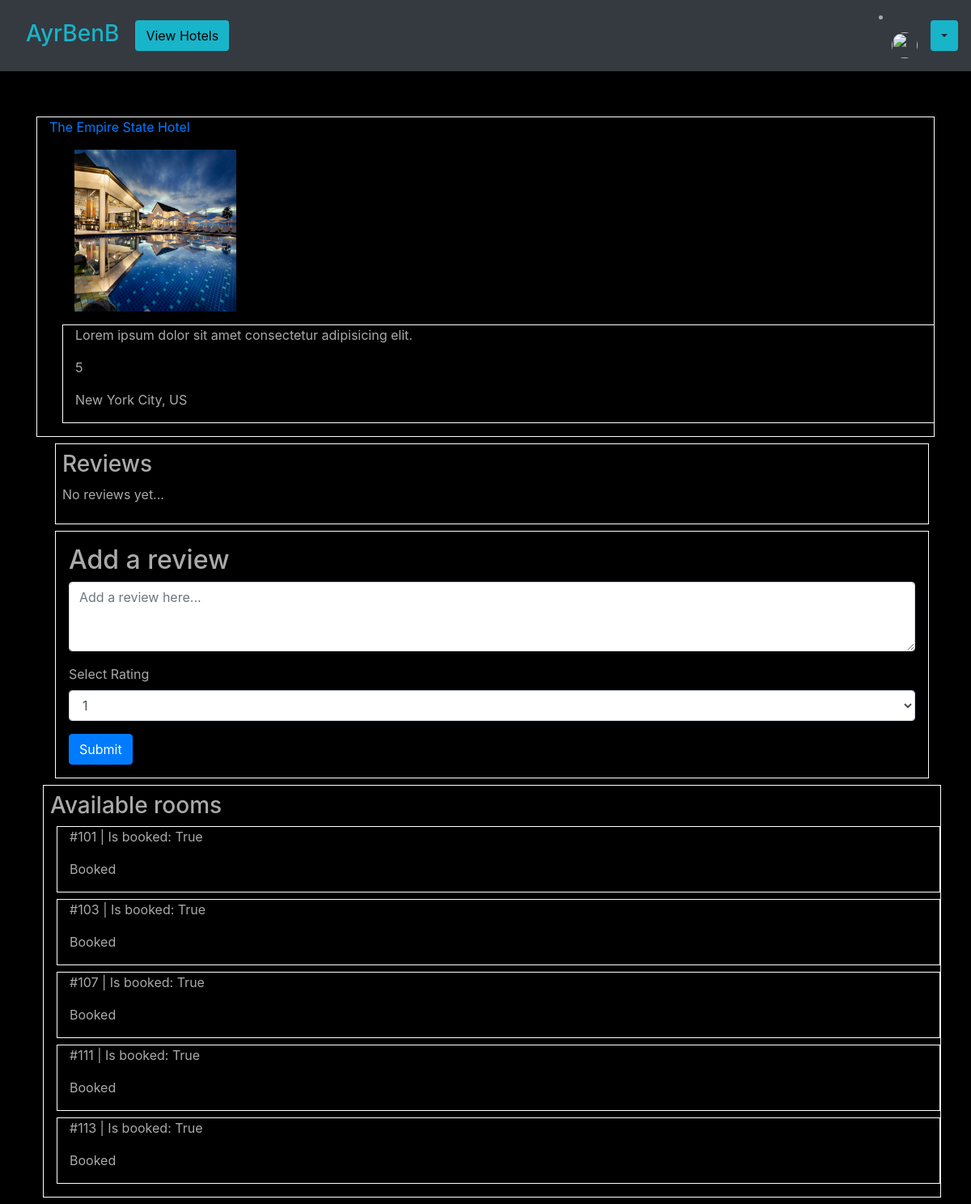
The app's page /hotel/empire-state with its own data.
### base/models.py (models this page shows, shortened)
class Hotel(models.Model):
    location = models.ForeignKey(Location, on_delete=models.CASCADE, default=True, null=True)
    hotel_name = models.CharField(max_length=100)
    hotel_rating = models.IntegerField(default=1, validators=[
            MaxValueValidator(5),
            MinValueValidator(1)
        ])
    description = models.CharField(max_length=500, blank=False, default="Lorem ipsum dolor sit amet consectetur adipisicing elit.")
    slug = models.SlugField()
    image = models.ImageField(upload_to='images/', default='images/default.jpg')
    def get_abs_url(self):
        return reverse("base:hotel", kwargs={
            'slug': self.slug
        })

class Location(models.Model):
    COUNTRY_CHOICES = countries
    country = models.CharField(
        max_length=30,
        choices=COUNTRY_CHOICES,
        default='IN'
    )
    city = models.CharField(max_length=100)

class HotelRoom(models.Model):
    hotel = models.ForeignKey(Hotel, on_delete=models.CASCADE)
    room_number = models.IntegerField(blank=False, default='000')
    is_booked = models.BooleanField(default=False)
    slug = models.SlugField()

### base/views.py (the view)
# urls.py: path('hotel/<slug>', views.hotels, name='hotel'),
def hotels(request, slug):
    hotel = get_object_or_404(Hotel, slug=slug)
    rooms = HotelRoom.objects.filter(hotel=hotel)
    if request.method == 'POST':
        rev_content = request.POST.get('review', '')
        rating = request.POST.get('rating', '')
        print(rev_content)
        print(type(rating))
        review = HotelReview.objects.create(user=request.user, hotel=hotel, review=rev_content, user_rating=int(rating))
    reviews_list = HotelReview.objects.filter(hotel=hotel)
    context = {
        'hotel': hotel,
        'rooms': rooms,
        'reviews': reviews_list
    }
    print(datetime.datetime.now())
    return render(request, "base/hotel.html", context)

### base/templates/base/hotel.html (shortened to what this page needs)
{% extends "base/base.html" %}
{% block content %}
    <div class="container border border-white mt-2">
        <a href="{{ hotel.get_abs_url }}">{{ hotel.hotel_name }}</a>
        <div class="container m-3">
            <img src="{{ hotel.image.url }}" alt="" width="200" height="200">
        </div>
        <div class="container border border-white m-3">
            <p>{{ hotel.description }}</p>
            <p>{{ hotel.hotel_rating }}</p>
            <p>{{ hotel.location.city }}, {{ hotel.location.country }}</p>
        </div>
    </div>
    <div class="container">
        <div class="container border border-white m-2 p-2">
            <h3>Reviews</h3>
            {% for review in reviews %}
              <div>
                <p>Date: {{ review.post_date }} | User: {{ review.user.username }}</p>
                <p>{{ review.review }}</p>
                <p>{{ review.user_rating }} star(s)</p>
              </div>
            {% empty %}
              <div>
                <p>No reviews yet...</p>
              </div>
            {% endfor %}
        </div>
        <div class="container border border-white m-2 p-3">
            <h2>Add a review</h2>
            <form method="POST" action="">
                <div class="form-group">
                  <div class="form-group">
                    <textarea class="form-control" id="exampleFormControlTextarea1" rows="3" placeholder="Add a review here..." name="review"></textarea>
                  </div>
                  <div class="form-group">
                    <label for="exampleFormControlSelect1">Select Rating</label>
                    <select class="form-control" id="exampleFormControlSelect1" name="rating">
                      <option>1</option>
                    </select>
                  </div>
                </div>
                <button type="submit" class="btn btn-primary">Submit</button>
            </form>
        </div>
    </div>
    <div class="container border border-white m-2 p-2">
        <h3>Available rooms</h3>
        {% for room in rooms %}
            <div class="container border border-white m-2">
                <p>#{{ room.room_number }} | Is booked: {{ room.is_booked }} </p>
                {% if room.is_booked != True %}
                    <a class="btn bg-steel btn-md ml-1 m-2" href="{{ room.get_abs_url }}" style="color: black;">Book this room <span class="sr-only">(current)</span></a>
                {% else %}
                    <p>Booked</p>
                {% endif %}
            </div>
        {% endfor %}
    </div>
{% endblock content %}

### base/static/base/main.css (style rules this page uses)
body { background: #fafafa00; color: #aaaaaa; background-color: #78c2c9; }
.bg-black { background-color: rgb(0, 0, 0); }

### records on screen
Hotel: hotel_name "The Empire State Hotel", image (placeholder picture), description "Lorem ipsum dolor sit amet consectetur adipisicing elit.", hotel_rating "5", location.city "New York City", location.country "US"
HotelRoom: room_number "101", is_booked "True", shows "Booked"
HotelRoom: room_number "103", is_booked "True", shows "Booked"
HotelRoom: room_number "107", is_booked "True", shows "Booked"
HotelRoom: room_number "111", is_booked "True", shows "Booked"
HotelRoom: room_number "113", is_booked "True", shows "Booked"
